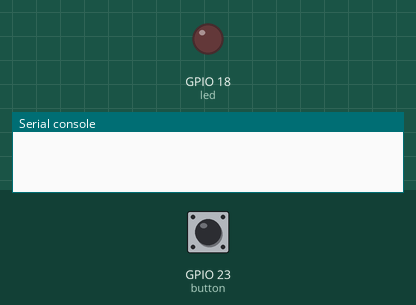
Simulated run of this program. Board: ESP32 board running MicroPython. Shown: output pins drawn as LEDs (lit = HIGH), the last lines printed to the serial console. Wiring (from the project's diagram.json): red LED on GPIO 18, blue button on GPIO 23. Inputs (shaded band) come from the test bench; at power-on: GPIO 23 (button) HIGH.

Above: at 1.2 s.
1.3 s: GPIO 23 (button) pulled LOW for 0.15 s
At 2.5 s:
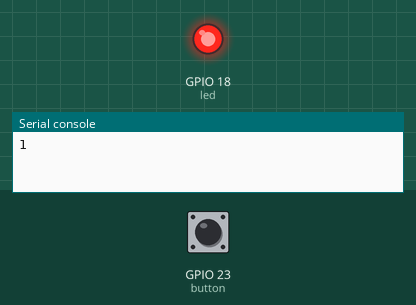
2.9 s: GPIO 23 (button) pulled LOW for 1 s
At 3.7 s:
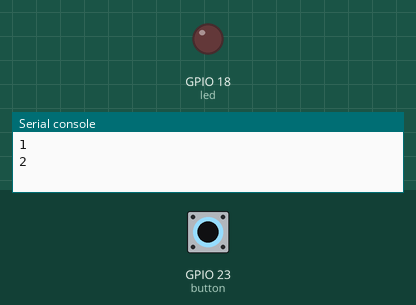
5.4 s: GPIO 23 (button) pulled LOW for 3.2 s
At 6.8 s:
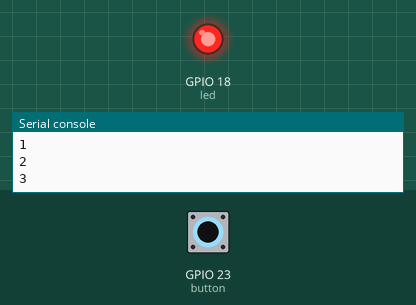
Timing chart, 0 to 8.4 s (numbered marks = the images above; inputs shaded):
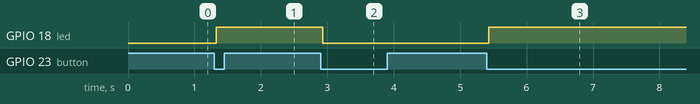

Measured:
- after the input at 1.3 s, GPIO 18 (led): LOW → HIGH at once
- after the input at 2.9 s, GPIO 18 (led): HIGH → LOW at once
- after the input at 5.4 s, GPIO 18 (led): LOW → HIGH at once

The program:

main.py
```python
from machine import Pin
from time import sleep_ms, ticks_ms, ticks_diff

DEBOUNCE_MS = 30
led = Pin(18, Pin.OUT, value=0)
button = Pin(23, Pin.IN, Pin.PULL_UP)
last_raw = button.value()
stable_state = last_raw       # Il livello iniziale non e' una pressione.
last_change = ticks_ms()
led_on = False
presses = 0

while True:
    raw = button.value()
    now = ticks_ms()
    if raw != last_raw:
        last_raw = raw
        last_change = now    # Ogni cambiamento riavvia la finestra.
    # ticks_diff gestisce il ritorno a zero del contatore temporale.
    if raw != stable_state and ticks_diff(now, last_change) >= DEBOUNCE_MS:
        stable_state = raw
        if stable_state == 0:
            led_on = not led_on
            led.value(1 if led_on else 0)
            presses += 1
            print(presses)
    sleep_ms(1)
```
